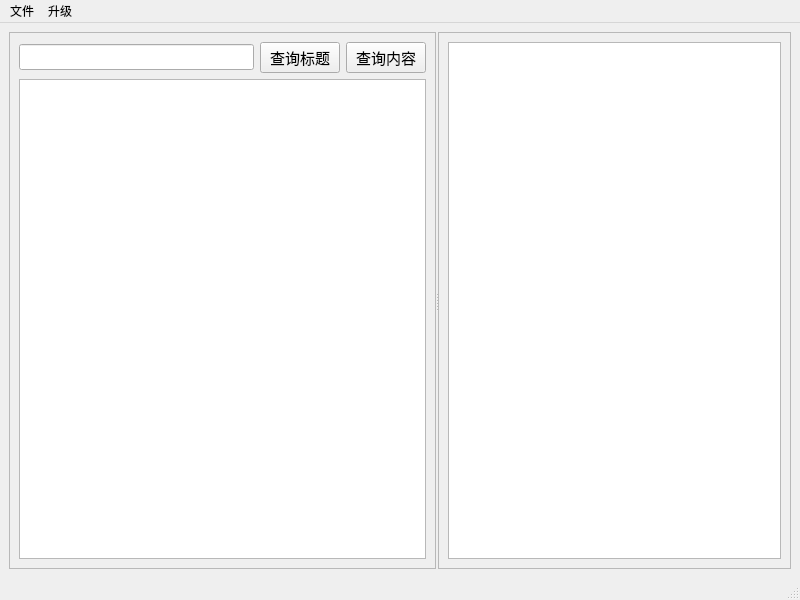
<?xml version="1.0" encoding="UTF-8"?>
<ui version="4.0">
 <author>李云</author>
 <class>MainWindow</class>
 <widget class="QMainWindow" name="MainWindow">
  <property name="geometry">
   <rect>
    <x>0</x>
    <y>0</y>
    <width>800</width>
    <height>600</height>
   </rect>
  </property>
  <property name="sizePolicy">
   <sizepolicy hsizetype="Maximum" vsizetype="Maximum">
    <horstretch>0</horstretch>
    <verstretch>0</verstretch>
   </sizepolicy>
  </property>
  <property name="windowTitle">
   <string>公文小助手</string>
  </property>
  <property name="windowIcon">
   <iconset>
    <normaloff>:/新前缀/icon/icon.jpg</normaloff>:/新前缀/icon/icon.jpg</iconset>
  </property>
  <widget class="QWidget" name="centralwidget">
   <layout class="QVBoxLayout" name="verticalLayout">
    <item>
     <widget class="QSplitter" name="splitter">
      <property name="frameShape">
       <enum>QFrame::NoFrame</enum>
      </property>
      <property name="frameShadow">
       <enum>QFrame::Plain</enum>
      </property>
      <property name="orientation">
       <enum>Qt::Horizontal</enum>
      </property>
      <property name="handleWidth">
       <number>2</number>
      </property>
      <widget class="QFrame" name="frame">
       <property name="frameShape">
        <enum>QFrame::StyledPanel</enum>
       </property>
       <property name="frameShadow">
        <enum>QFrame::Raised</enum>
       </property>
       <layout class="QVBoxLayout" name="verticalLayout_3">
        <item>
         <layout class="QHBoxLayout" name="horizontalLayout">
          <item>
           <widget class="QLineEdit" name="searchlineEdit">
            <property name="font">
             <font>
              <family>Arial</family>
              <pointsize>11</pointsize>
             </font>
            </property>
           </widget>
          </item>
          <item>
           <widget class="QPushButton" name="pushButton">
            <property name="font">
             <font>
              <family>Arial</family>
              <pointsize>11</pointsize>
             </font>
            </property>
            <property name="text">
             <string>查询标题</string>
            </property>
           </widget>
          </item>
          <item>
           <widget class="QPushButton" name="searchContentButton">
            <property name="font">
             <font>
              <family>Arial</family>
              <pointsize>11</pointsize>
             </font>
            </property>
            <property name="text">
             <string>查询内容</string>
            </property>
           </widget>
          </item>
         </layout>
        </item>
        <item>
         <widget class="QTreeView" name="resulttreeView">
          <property name="font">
           <font>
            <family>宋体</family>
            <pointsize>16</pointsize>
           </font>
          </property>
          <property name="styleSheet">
           <string notr="true">item{height:205px}</string>
          </property>
          <property name="sortingEnabled">
           <bool>true</bool>
          </property>
         </widget>
        </item>
       </layout>
      </widget>
      <widget class="QFrame" name="frame_2">
       <property name="frameShape">
        <enum>QFrame::StyledPanel</enum>
       </property>
       <property name="frameShadow">
        <enum>QFrame::Raised</enum>
       </property>
       <layout class="QVBoxLayout" name="verticalLayout_2">
        <item>
         <widget class="QTextEdit" name="contenttextEdit">
          <property name="font">
           <font>
            <family>仿宋</family>
            <pointsize>20</pointsize>
           </font>
          </property>
          <property name="focusPolicy">
           <enum>Qt::ClickFocus</enum>
          </property>
          <property name="styleSheet">
           <string notr="true"/>
          </property>
         </widget>
        </item>
       </layout>
      </widget>
     </widget>
    </item>
   </layout>
  </widget>
  <widget class="QMenuBar" name="menubar">
   <property name="geometry">
    <rect>
     <x>0</x>
     <y>0</y>
     <width>800</width>
     <height>23</height>
    </rect>
   </property>
   <widget class="QMenu" name="menu">
    <property name="title">
     <string>文件</string>
    </property>
    <addaction name="loadOfflineAction"/>
   </widget>
   <widget class="QMenu" name="menu_2">
    <property name="title">
     <string>升级</string>
    </property>
    <addaction name="updateOnlineaction"/>
   </widget>
   <addaction name="menu"/>
   <addaction name="menu_2"/>
  </widget>
  <widget class="QStatusBar" name="statusbar"/>
  <action name="loadOfflineAction">
   <property name="text">
    <string>导入离线数据包</string>
   </property>
  </action>
  <action name="updateOnlineaction">
   <property name="text">
    <string>在线升级报纸</string>
   </property>
  </action>
 </widget>
 <resources/>
 <connections/>
</ui>
